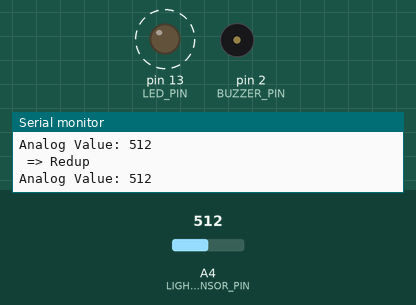
This sketch was run on a simulated Arduino Uno, built with avr-gcc and run on an emulated ATmega328P. Parts: output pins drawn as LEDs (lit = HIGH), buzzer (waves = sounding, pin HIGH), the last lines printed to the serial monitor. Dashed ring = blinking. The inputs (shaded band) are chosen by the test bench; at power-on: A4 (LIGHT_SENSOR_PIN) = 512.

Above: at 1.8 s.
1.9 s: A4 (LIGHT_SENSOR_PIN) set to 492
At 2.4 s:
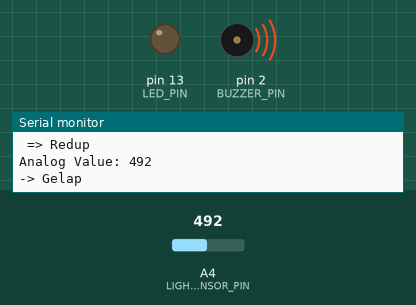
3.5 s: A4 (LIGHT_SENSOR_PIN) set to 510
At 4.4 s:
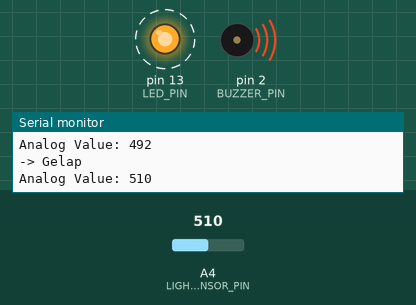
7.6 s: A4 (LIGHT_SENSOR_PIN) set to 490
At 7.6 s:
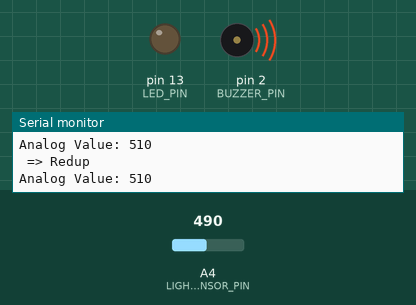
9.1 s: A4 (LIGHT_SENSOR_PIN) set to 511
At 10.4 s:
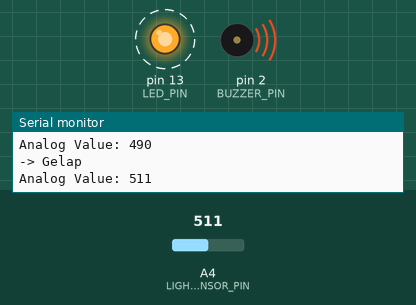
Timing chart, 0 to 14.2 s (numbered marks = the images above; inputs shaded):
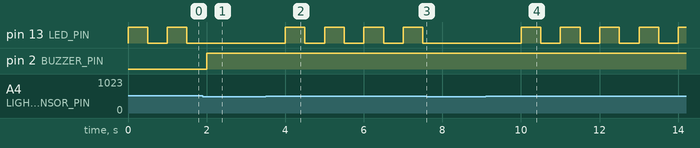

The sketch:

keg3.ino
```cpp
#define LIGHT_SENSOR_PIN 4
#define BUZZER_PIN 2
#define LED_PIN 13  // Misalkan Anda menggunakan pin 13 untuk lampu LED

void setup() {
  pinMode(BUZZER_PIN, OUTPUT);
  pinMode(LED_PIN, OUTPUT);  // Atur pin lampu sebagai OUTPUT
  Serial.begin(9600);
}

void loop() {
  int sensorValue = analogRead(LIGHT_SENSOR_PIN);
  Serial.print("Analog Value: ");
  Serial.println(sensorValue);

  if (sensorValue < 500) {
    Serial.println("-> Gelap");
    digitalWrite(BUZZER_PIN, HIGH);
    digitalWrite(LED_PIN, LOW);  // Matikan lampu
    delay(1000);
  } else if (sensorValue >= 500 && sensorValue < 1000){
    digitalWrite(LED_PIN, HIGH);
    delay(500);
    digitalWrite(LED_PIN, LOW);
    delay(500);
    Serial.println(" => Redup");
  }else {
    Serial.println("=> Terang");
    digitalWrite(BUZZER_PIN, LOW);
    digitalWrite(LED_PIN, HIGH);  // Hidupkan lampu
    delay(1000);
  }
}
```

Measured:
- the behaviour switches between 500 and 499 on A4 (LIGHT_SENSOR_PIN) (found by bisection; images 0 and 1)
- after the input at 1.9 s, pin 13 (LED_PIN): stays LOW (without the input it goes to HIGH after 0.10 s); pin 2 (BUZZER_PIN): LOW → HIGH after 0.10 s
- after the input at 3.5 s, pin 13 (LED_PIN): alternates HIGH for 0.50 s and LOW for 0.50 s, starting after 0.50 s
- after the input at 7.6 s, pin 13 (LED_PIN): stays LOW (without the input it goes to HIGH after 0.40 s)
- after the input at 9.1 s, pin 13 (LED_PIN): alternates HIGH for 0.50 s and LOW for 0.50 s, starting after 0.91 s
- by itself, pin 13 (LED_PIN): alternates HIGH for 0.50 s and LOW for 0.50 s
